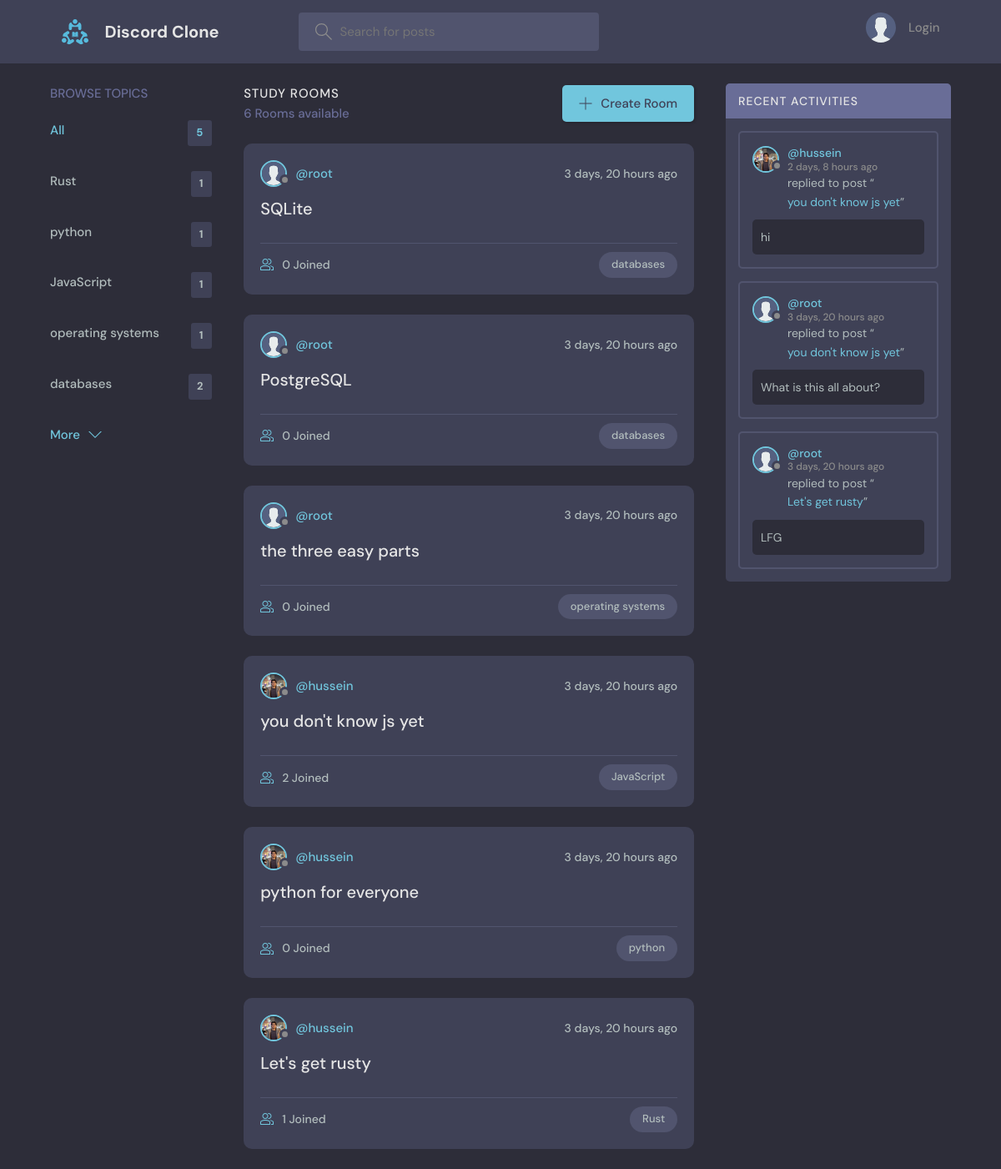
Before: / with the older database file.
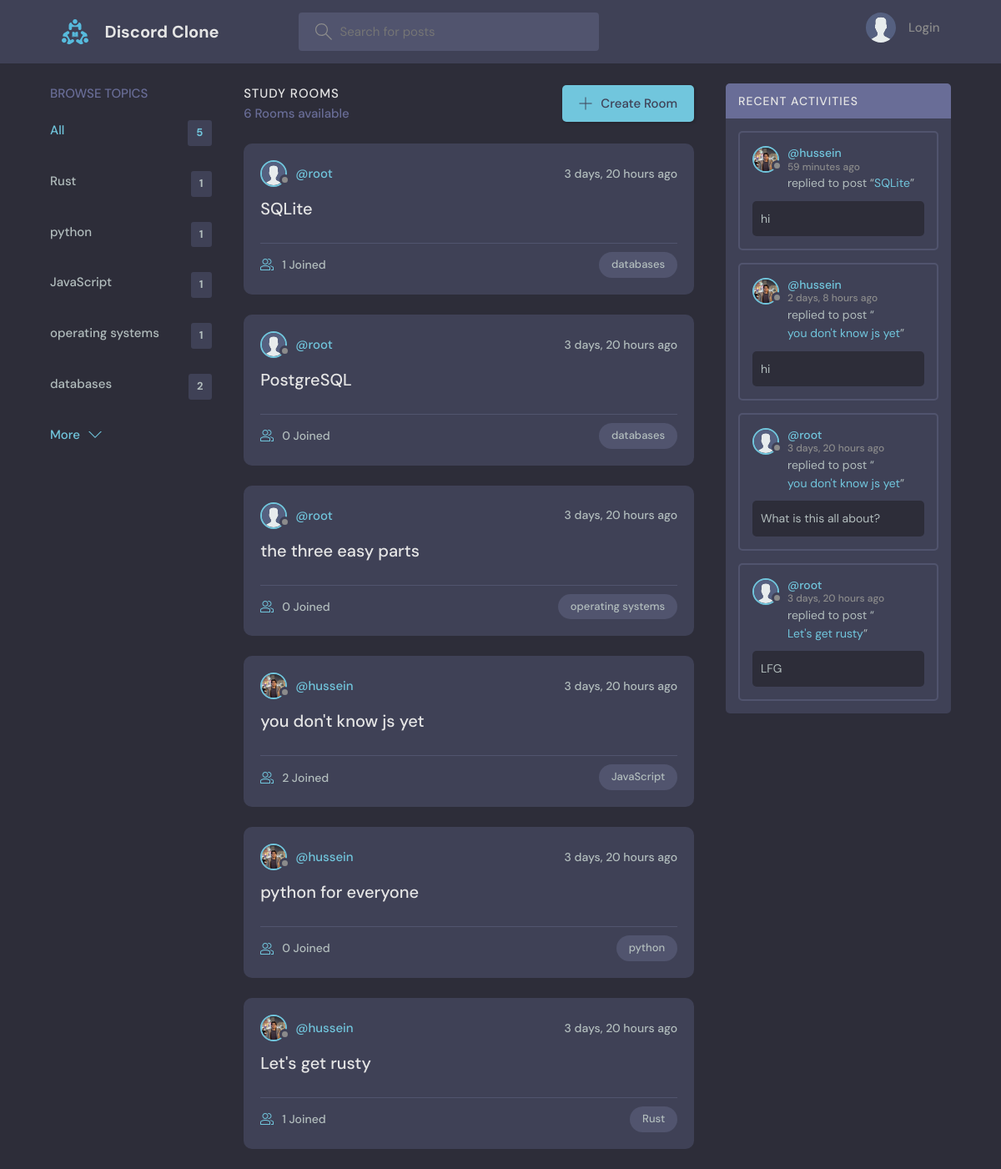
After: the same page with the newer database file.
### base/models.py (models this page shows, shortened)
class Topic(models.Model):
    name = models.CharField(max_length=100)

class Room(models.Model):
    name = models.CharField(max_length=100)
    description = models.TextField(null=True, blank=True)
    created_at = models.DateTimeField(auto_now_add=True)
    updated_at = models.DateTimeField(auto_now=True)
    host = models.ForeignKey(User,null=True,on_delete=models.SET_NULL)
    topic = models.ForeignKey(Topic,null=True,on_delete=models.SET_NULL)
    participants = models.ManyToManyField(User, related_name='participants')
    class Meta:
        ordering = ['-created_at', '-updated_at']
    def __str__(self):
        return self.name

class User(AbstractUser):
    name = models.CharField(max_length=50, null=True)
    email = models.EmailField(unique=True)
    bio = models.TextField(default='no bio...',null=True)
    avatar = models.ImageField(null=True,default='avatar.svg')
    USERNAME_FIELD = 'email'
    REQUIRED_FIELDS = []

class Message(models.Model):
    body = models.CharField(max_length=200)
    created_at = models.DateTimeField(auto_now_add=True)
    updated_at = models.DateTimeField(auto_now=True)
    user = models.ForeignKey(User,on_delete=models.CASCADE)
    room = models.ForeignKey(Room,on_delete=models.CASCADE)
    class Meta:
        ordering = ['-created_at', '-updated_at']

### base/views.py (the view)
# urls.py: path('', views.home,name='home'),
def home(request):
    q = request.GET.get('q') if request.GET.get('q') != None else ''
    rooms = Room.objects.filter(
        Q(topic__name__icontains=q) |
        Q(name__icontains=q) |
        Q(description__icontains=q)
        )
    room_count = rooms.count()
    topics = Topic.objects.all()[0:5]
    room_messages = Message.objects.filter(room__topic__name__icontains=q)
    context = {
        'rooms': rooms,
        'topics': topics,
        'room_count': room_count,
        'room_messages': room_messages,
    }
    return render(request, 'base/home.html',context)

### base/templates/base/home.html (shortened to what this page needs)
{% extends 'base.html' %} {% block content %}
<main class="layout layout--3">
  <div class="container">
    {% include 'base/topics_component.html' %}
    <div class="roomList">
      <div class="roomList__header">
        <div>
          <h2>Study Rooms</h2>
          <p>{{room_count}} Rooms available</p>
        </div>
        <a class="btn btn--main" href="{% url 'room_create' %}">
          <svg
            version="1.1"
            xmlns="http://www.w3.org/2000/svg"
            width="32"
            height="32"
            viewBox="0 0 32 32"
          >
            <title>add</title>
            <path
              d="M16.943 0.943h-1.885v14.115h-14.115v1.885h14.115v14.115h1.885v-14.115h14.115v-1.885h-14.115v-14.115z"
            ></path>
          </svg>
          Create Room
        </a>
      </div>
      {% include 'base/feed_component.html' %}
    </div>
    {% include 'base/activity_component.html' %}
  </div>
</main>
{% endblock %}

### base/templates/base/topics_component.html
<div class="topics">
  <div class="topics__header">
      <h2>Browse Topics</h2>
  </div>
  <ul class="topics__list">
      <li>
          <a href="{% url 'home' %}" class="active">All <span>{{topics.count}}</span></a>
      </li>
      {% for topic in topics %}
      <li>
          <a href="{% url 'home' %}?q={{topic.name}}">{{topic.name}}<span>{{topic.room_set.all.count}}</span></a>
      </li>
      {% endfor %}
  </ul>
  <a class="btn btn--link" href="{% url 'topics' %}">
      More
      <svg version="1.1" xmlns="http://www.w3.org/2000/svg" width="32" height="32" viewBox="0 0 32 32">
          <title>chevron-down</title>
          <path d="M16 21l-13-13h-3l16 16 16-16h-3l-13 13z"></path>
      </svg>
  </a>
</div>

### base/templates/base/feed_component.html (shortened to what this page needs)
{% for room in rooms %}
<div class="roomListRoom">
    <div class="roomListRoom__header">
        <a href="{% url 'profile' room.host.id %}" class="roomListRoom__author">
            <div class="avatar avatar--small">
                <img src="{{room.host.avatar.url}}" />
            </div>
            <span>@{{room.host.username}}</span>
        </a>
        <div class="roomListRoom__actions">
            <span>{{room.created_at|timesince}} ago</span>
        </div>
    </div>
    <div class="roomListRoom__content">
        <a href="{% url 'room' room.id %}">{{room.name}}</a>
    </div>
    <div class="roomListRoom__meta">
        <a href="{% url 'room' room.id %}" class="roomListRoom__joined">
            {{room.participants.all.count}} Joined
        </a>
        <p class="roomListRoom__topic">{{room.topic.name}}</p>
    </div>
</div>
{% endfor %}

### base/templates/base/activity_component.html (shortened to what this page needs)
<div class="activities">
  <div class="activities__header">
      <h2>Recent Activities</h2>
  </div>
  {% for message in room_messages %}
  <div class="activities__box">
      <div class="activities__boxHeader roomListRoom__header">
          <a href="{% url 'profile' message.user.id %}" class="roomListRoom__author">
              <div class="avatar avatar--small">
                  <img src="{{message.user.avatar.url}}" />
              </div>
              <p>
                  @{{message.user.username}}
                  <span>{{message.created_at|timesince}} ago</span>
              </p>
          </a>
      </div>
      <div class="activities__boxContent">
          <p>replied to post “<a href="{% url 'room' message.room.id %}">{{message.room}}</a>”</p>
          <div class="activities__boxRoomContent">{{message.body}}</div>
      </div>
  </div>
  {% endfor %}
</div>

Changed rows visible on the page:
computed for Room "SQLite": participants.all.count "0" → "1"
added Message: user.avatar (picture), user.username "hussein", created_at "59 minutes", room "SQLite", body "hi"
